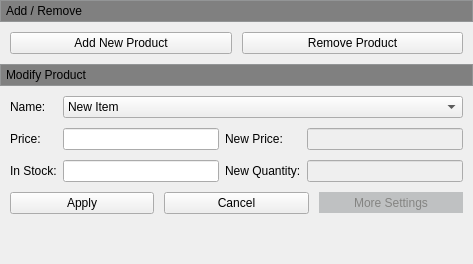
           <widget class="QWidget" name="scrollAreaWidgetContents_8">
            <property name="geometry">
             <rect>
              <x>0</x>
              <y>0</y>
              <width>473</width>
              <height>264</height>
             </rect>
            </property>
            <layout class="QVBoxLayout" name="verticalLayout_14">
             <property name="spacing">
              <number>0</number>
             </property>
             <property name="leftMargin">
              <number>0</number>
             </property>
             <property name="topMargin">
              <number>0</number>
             </property>
             <property name="rightMargin">
              <number>0</number>
             </property>
             <property name="bottomMargin">
              <number>0</number>
             </property>
             <item>
              <widget class="QFrame" name="verticalFrame_2">
               <property name="styleSheet">
                <string notr="true">background-color:rgb(191,193,194)</string>
               </property>
               <property name="frameShape">
                <enum>QFrame::StyledPanel</enum>
               </property>
               <layout class="QVBoxLayout" name="verticalLayout_15">
                <property name="spacing">
                 <number>0</number>
                </property>
                <property name="leftMargin">
                 <number>0</number>
                </property>
                <property name="topMargin">
                 <number>0</number>
                </property>
                <property name="rightMargin">
                 <number>0</number>
                </property>
                <property name="bottomMargin">
                 <number>0</number>
                </property>
                <item>
                 <widget class="QPushButton" name="m_pPushButtonProductAdd">
                  <property name="enabled">
                   <bool>true</bool>
                  </property>
                  <property name="sizePolicy">
                   <sizepolicy hsizetype="Expanding" vsizetype="Fixed">
                    <horstretch>0</horstretch>
                    <verstretch>0</verstretch>
                   </sizepolicy>
                  </property>
                  <property name="minimumSize">
                   <size>
                    <width>0</width>
                    <height>20</height>
                   </size>
                  </property>
                  <property name="maximumSize">
                   <size>
                    <width>16777215</width>
                    <height>20</height>
                   </size>
                  </property>
                  <property name="cursor">
                   <cursorShape>ArrowCursor</cursorShape>
                  </property>
                  <property name="mouseTracking">
                   <bool>true</bool>
                  </property>
                  <property name="focusPolicy">
                   <enum>Qt::NoFocus</enum>
                  </property>
                  <property name="autoFillBackground">
                   <bool>false</bool>
                  </property>
                  <property name="styleSheet">
                   <string notr="true">QPushButton {
    background-color: gray;
	border: 0px;
	border-radius: 0px;
	text-align: left;
	padding-left: 5px;
}
</string>
                  </property>
                  <property name="text">
                   <string>Add / Remove</string>
                  </property>
                  <property name="iconSize">
                   <size>
                    <width>10</width>
                    <height>10</height>
                   </size>
                  </property>
                  <property name="checkable">
                   <bool>true</bool>
                  </property>
                  <property name="checked">
                   <bool>true</bool>
                  </property>
                  <property name="flat">
                   <bool>true</bool>
                  </property>
                 </widget>
                </item>
               </layout>
              </widget>
             </item>
             <item>
              <widget class="QWidget" name="m_pProductAddWidget" native="true">
               <layout class="QFormLayout" name="formLayout_9">
                <property name="fieldGrowthPolicy">
                 <enum>QFormLayout::AllNonFixedFieldsGrow</enum>
                </property>
                <property name="horizontalSpacing">
                 <number>5</number>
                </property>
                <property name="verticalSpacing">
                 <number>10</number>
                </property>
                <property name="leftMargin">
                 <number>10</number>
                </property>
                <property name="topMargin">
                 <number>10</number>
                </property>
                <property name="rightMargin">
                 <number>10</number>
                </property>
                <property name="bottomMargin">
                 <number>10</number>
                </property>
                <item row="0" column="0" colspan="2">
                 <layout class="QHBoxLayout" name="horizontalLayout_18">
                  <property name="spacing">
                   <number>10</number>
                  </property>
                  <property name="leftMargin">
                   <number>0</number>
                  </property>
                  <property name="rightMargin">
                   <number>0</number>
                  </property>
                  <property name="bottomMargin">
                   <number>0</number>
                  </property>
                  <item>
                   <widget class="QPushButton" name="m_p_PushButton_ProductSettings_AddNewProduct">
                    <property name="minimumSize">
                     <size>
                      <width>0</width>
                      <height>22</height>
                     </size>
                    </property>
                    <property name="autoFillBackground">
                     <bool>false</bool>
                    </property>
                    <property name="styleSheet">
                     <string notr="true"/>
                    </property>
                    <property name="text">
                     <string>Add New Product</string>
                    </property>
                    <property name="checkable">
                     <bool>false</bool>
                    </property>
                    <property name="checked">
                     <bool>false</bool>
                    </property>
                    <property name="flat">
                     <bool>false</bool>
                    </property>
                   </widget>
                  </item>
                  <item>
                   <widget class="QPushButton" name="m_p_PushButton_ProductSettings_RemoveProduct">
                    <property name="minimumSize">
                     <size>
                      <width>0</width>
                      <height>22</height>
                     </size>
                    </property>
                    <property name="text">
                     <string>Remove Product</string>
                    </property>
                   </widget>
                  </item>
                 </layout>
                </item>
               </layout>
              </widget>
             </item>
             <item>
              <widget class="QFrame" name="verticalFrame_3">
               <property name="styleSheet">
                <string notr="true">background-color:rgb(191,193,194)</string>
               </property>
               <property name="frameShape">
                <enum>QFrame::StyledPanel</enum>
               </property>
               <layout class="QVBoxLayout" name="verticalLayout_24">
                <property name="spacing">
                 <number>0</number>
                </property>
                <property name="leftMargin">
                 <number>0</number>
                </property>
                <property name="topMargin">
                 <number>0</number>
                </property>
                <property name="rightMargin">
                 <number>0</number>
                </property>
                <property name="bottomMargin">
                 <number>0</number>
                </property>
                <item>
                 <widget class="QPushButton" name="m_pPushButtonProductChange">
                  <property name="enabled">
                   <bool>true</bool>
                  </property>
                  <property name="sizePolicy">
                   <sizepolicy hsizetype="Expanding" vsizetype="Fixed">
                    <horstretch>0</horstretch>
                    <verstretch>0</verstretch>
                   </sizepolicy>
                  </property>
                  <property name="minimumSize">
                   <size>
                    <width>0</width>
                    <height>20</height>
                   </size>
                  </property>
                  <property name="maximumSize">
                   <size>
                    <width>16777215</width>
                    <height>20</height>
                   </size>
                  </property>
                  <property name="focusPolicy">
                   <enum>Qt::NoFocus</enum>
                  </property>
                  <property name="autoFillBackground">
                   <bool>false</bool>
                  </property>
                  <property name="styleSheet">
                   <string notr="true">QPushButton {
    background-color: gray;
	border: 0px;
	border-radius: 0px;
	text-align: left;
	padding-left: 5px;
}
</string>
                  </property>
                  <property name="text">
                   <string>Modify Product</string>
                  </property>
                  <property name="iconSize">
                   <size>
                    <width>10</width>
                    <height>10</height>
                   </size>
                  </property>
                  <property name="checkable">
                   <bool>true</bool>
                  </property>
                  <property name="checked">
                   <bool>true</bool>
                  </property>
                  <property name="flat">
                   <bool>true</bool>
                  </property>
                 </widget>
                </item>
               </layout>
              </widget>
             </item>
             <item>
              <widget class="QWidget" name="m_pProductChangeWidget" native="true">
               <layout class="QGridLayout" name="gridLayout_3">
                <property name="leftMargin">
                 <number>10</number>
                </property>
                <property name="topMargin">
                 <number>10</number>
                </property>
                <property name="rightMargin">
                 <number>10</number>
                </property>
                <property name="bottomMargin">
                 <number>10</number>
                </property>
                <property name="verticalSpacing">
                 <number>10</number>
                </property>
                <item row="0" column="0">
                 <widget class="QLabel" name="label_3">
                  <property name="text">
                   <string>Name:</string>
                  </property>
                 </widget>
                </item>
                <item row="0" column="1" colspan="3">
                 <widget class="QComboBox" name="m_p_ComboBox_ProductSettings_ProductName">
                  <property name="currentText">
                   <string>New Item</string>
                  </property>
                  <item>
                   <property name="text">
                    <string>New Item</string>
                   </property>
                  </item>
                  <item>
                   <property name="text">
                    <string>New Item1</string>
                   </property>
                  </item>
                 </widget>
                </item>
                <item row="1" column="1">
                 <widget class="QLineEdit" name="m_p_LineEdit_ProductSettings_Price">
                  <property name="styleSheet">
                   <string notr="true"/>
                  </property>
                  <property name="readOnly">
                   <bool>true</bool>
                  </property>
                 </widget>
                </item>
                <item row="1" column="0">
                 <widget class="QLabel" name="label_6">
                  <property name="text">
                   <string>Price:</string>
                  </property>
                 </widget>
                </item>
                <item row="2" column="1">
                 <widget class="QLineEdit" name="m_p_LineEdit_ProductSettings_Quantity">
                  <property name="readOnly">
                   <bool>true</bool>
                  </property>
                 </widget>
                </item>
                <item row="1" column="3">
                 <widget class="QLineEdit" name="m_p_LineEdit_ProductSettings_NewPrice">
                  <property name="enabled">
                   <bool>false</bool>
                  </property>
                 </widget>
                </item>
                <item row="2" column="0">
                 <widget class="QLabel" name="label_8">
                  <property name="text">
                   <string>In Stock:</string>
                  </property>
                 </widget>
                </item>
                <item row="1" column="2">
                 <widget class="QLabel" name="label_7">
                  <property name="text">
                   <string>New Price:</string>
                  </property>
                 </widget>
                </item>
                <item row="2" column="2">
                 <widget class="QLabel" name="label_9">
                  <property name="text">
                   <string>New Quantity:</string>
                  </property>
                 </widget>
                </item>
                <item row="2" column="3">
                 <widget class="QLineEdit" name="m_p_LineEdit_ProductSettings_NewQuantity">
                  <property name="enabled">
                   <bool>false</bool>
                  </property>
                 </widget>
                </item>
                <item row="3" column="0" colspan="4">
                 <layout class="QHBoxLayout" name="horizontalLayout_9">
                  <property name="spacing">
                   <number>10</number>
                  </property>
                  <property name="leftMargin">
                   <number>0</number>
                  </property>
                  <property name="rightMargin">
                   <number>0</number>
                  </property>
                  <property name="bottomMargin">
                   <number>0</number>
                  </property>
                  <item>
                   <widget class="QPushButton" name="m_p_PushButton_ProductSettings_Apply">
                    <property name="minimumSize">
                     <size>
                      <width>0</width>
                      <height>22</height>
                     </size>
                    </property>
                    <property name="maximumSize">
                     <size>
                      <width>16777215</width>
                      <height>21</height>
                     </size>
                    </property>
                    <property name="text">
                     <string>Apply</string>
                    </property>
                   </widget>
                  </item>
                  <item>
                   <widget class="QPushButton" name="m_p_PushButton_ProductSettings_Cancel">
                    <property name="minimumSize">
                     <size>
                      <width>0</width>
                      <height>22</height>
                     </size>
                    </property>
                    <property name="maximumSize">
                     <size>
                      <width>16777215</width>
                      <height>21</height>
                     </size>
                    </property>
                    <property name="text">
                     <string>Cancel</string>
                    </property>
                   </widget>
                  </item>
                  <item>
                   <widget class="QPushButton" name="m_p_PushButton_ProductSettings_MoreSettings">
                    <property name="minimumSize">
                     <size>
                      <width>0</width>
                      <height>20</height>
                     </size>
                    </property>
                    <property name="maximumSize">
                     <size>
                      <width>16777215</width>
                      <height>21</height>
                     </size>
                    </property>
                    <property name="layoutDirection">
                     <enum>Qt::RightToLeft</enum>
                    </property>
                    <property name="autoFillBackground">
                     <bool>false</bool>
                    </property>
                    <property name="styleSheet">
                     <string notr="true">color: rgb(132, 132, 130);
border: 0px;
background-color: rgb(191,193,194);</string>
                    </property>
                    <property name="text">
                     <string>More Settings</string>
                    </property>
                    <property name="flat">
                     <bool>true</bool>
                    </property>
                   </widget>
                  </item>
                 </layout>
                </item>
               </layout>
              </widget>
             </item>
             <item>
              <spacer name="verticalSpacer_4">
               <property name="orientation">
                <enum>Qt::Vertical</enum>
               </property>
               <property name="sizeHint" stdset="0">
                <size>
                 <width>20</width>
                 <height>40</height>
                </size>
               </property>
              </spacer>
             </item>
            </layout>
           </widget>
